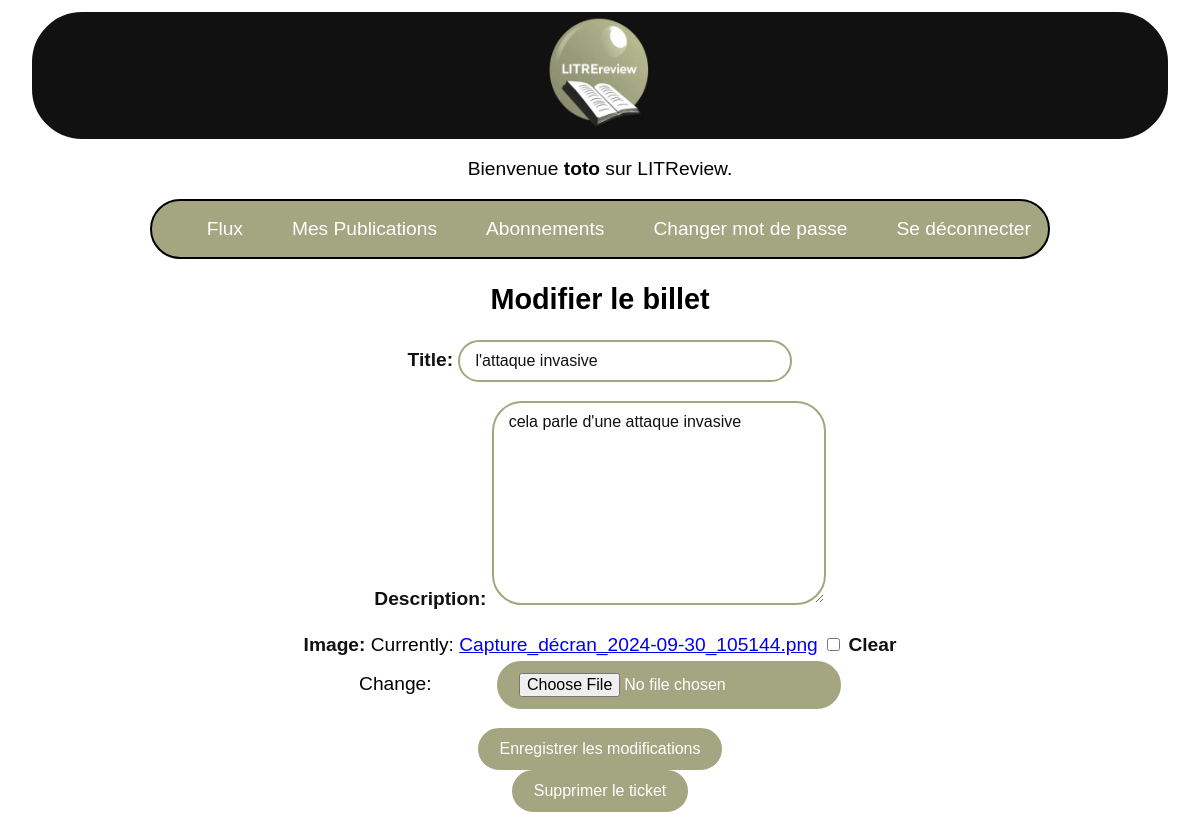
Page /edit-ticket/4/edit (signed in) on the committed database.
### authentication/models.py (models this page shows, shortened)
class User(AbstractBaseUser):
    username = models.CharField(max_length=100, unique=True)
    USERNAME_FIELD = "username"
    REQUIRED_FIELDS = []
    objects = UserManager()

### LitReview/models.py (models this page shows, shortened)
class Ticket(models.Model):
    title = models.CharField(max_length=128)
    description = models.TextField(max_length=2048, blank=True)
    image = models.ImageField(blank=True, null=True)
    user = models.ForeignKey(
        settings.AUTH_USER_MODEL,
        on_delete=models.CASCADE)
    time_created = models.DateTimeField(auto_now_add=True)

### LitReview/views.py (the view, shortened to what this page needs)
@login_required
def edit_ticket(request, ticket_id):
    ticket = get_object_or_404(Ticket, id=ticket_id, user=request.user)
    edit_form = TicketForm(instance=ticket)
    context = {
        "edit_form": edit_form,
        "ticket": ticket,
    }
    return render(request, "LitReview/edit_ticket.html", context=context)

### LitReview/forms.py
class TicketForm(forms.ModelForm):
    class Meta:
        model = Ticket
        fields = ["title", "description", "image"]

### LitReview/templates/LitReview/edit_ticket.html (shortened to what this page needs)
{% extends 'base.html' %}
{% block content %}
    <h2>Modifier le billet</h2>
    <form enctype="multipart/form-data" method="post">
        {{ edit_form.as_p }}
        <button type="submit" name="edit_ticket">Enregistrer les modifications</button>
    </form>
    <form method="post">
        <button type="submit" name="delete_ticket" onclick="return confirm('Voulez-vous vraiment supprimer votre ticket ?')">Supprimer le ticket</button>
    </form>
{% endblock content %}

### templates/base.html (shortened to what this page needs)
{% load static %}
<!DOCTYPE html>
<html>
<head>
    <link rel="stylesheet" type="text/css" href="{% static '\css\style.css' %}">
    <link rel="stylesheet" href="https://cdnjs.cloudflare.com/ajax/libs/font-awesome/5.15.3/css/all.min.css">
</head>
<body>
    <header>
        <div class="title">
        <img id="icon" src="{% static 'favicon_io\android-chrome-512x512.png' %}">
        </div>
        {% if user.is_authenticated %}
        <p>Bienvenue <strong>{{ user.username }}</strong> sur LITReview.</p>
        <div class="link_input_connect">
            <a class="flux_link" href="{% url 'home' %}">Flux</a>
            <a class="posts_link" href="{% url 'my_posts' %}">Mes Publications</a>
            <a class="followers_link" href="{% url 'followers' %}">Abonnements</a>
            <a class="password_link" href="{% url 'password_change' %}">Changer mot de passe</a>
            <form method="POST" action="{% url 'logout' %}">
                <a href="#" class="logout_link" onclick="if(confirm('Voulez-vous vous déconnecter?')) { this.closest('form').submit(); return false; }">Se déconnecter</a>
            </form>
        </div>
        {% endif %}
    </header>
    {% block content %}{% endblock content %}
</body>
</html>

### static/css/style.css (style rules this page uses)
body { font-family: Arial, sans-serif; text-align: center; font-size: larger; }
.title { align-self: center; border: 2px solid #111111; margin: 1% 2% 0% 2%; background-color: #111111; border-radius: 50px; }
#icon { margin: 0; padding: 0.2%; width: 10%; border-radius: 5px; }
img { width: 300px; margin-bottom: 1%; }
.link_input_connect { display: flex; flex-direction: row; gap: 15px; border-radius: 30px; border: 2px solid; margin: 0 12% 0.4% 12%; justify-content: flex-end; background-color: #a3a681; align-items: center; }
.ticket_button, .review_button, .flux_link, .posts_link, .followers_link, .password_link, .logout_link { border: 2px solid; border-radius: 30px; background-color: #a3a681; padding: 5px; color: white; margin: 10px; text-decoration: none; border-color: #a3a681; }
input[type="text"], input[type="password"], input[type="email"], input[type="number"], textarea, select { font-family: Arial, sans-serif; font-size: 16px; padding: 10px 15px; border: 2px solid #a3a681; border-radius: 30px; background-color: #ffffff; color: #111111; width: calc(100% - 40px); max-width: 300px; }
input[type="file"] { margin-left: 60px; }
input[type="submit"], button[type="submit"], input[type="file"] { font-family: Arial, sans-serif; font-size: 16px; padding: 10px 20px; border: 2px solid #a3a681; border-radius: 30px; background-color: #a3a681; color: white; cursor: pointer; transition: all 0.3s ease; max-width: 300px; }
label { display: inline-block; margin-bottom: 5px; font-weight: bold; color: #111111; }

### rows in the picture
User: username "toto"
Ticket: title "l'attaque invasive", description "cela parle d'une attaque invasive"
